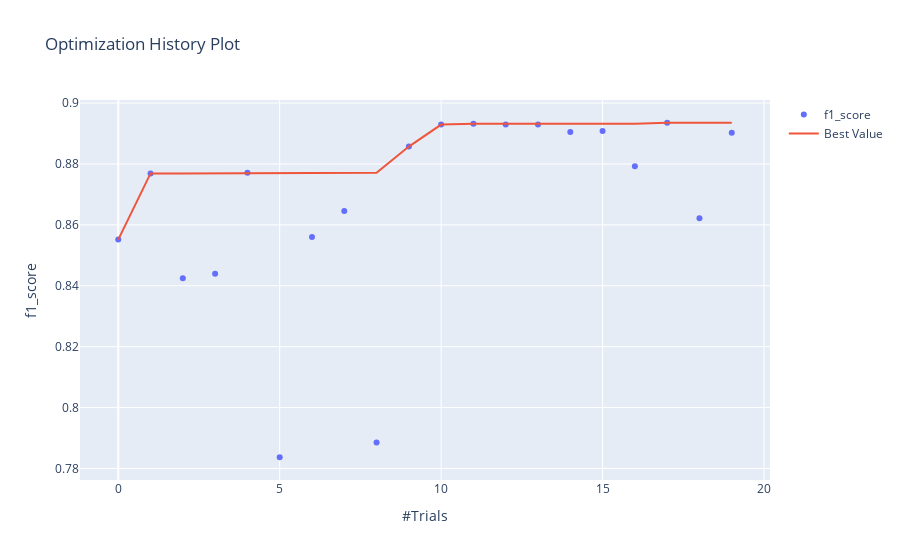

The cell this chart's notebook holds for it:
### Markdown cell above
График истории оптимизации - отображает количество испытаний на оси Х и метрику на оси Y.

### Code cell
optuna.visualization.plot_optimization_history(study, target_name="f1_score")

### Figure 1 — Plotly figure (JSON) as saved in the notebook; plotly's stock layout.template omitted (floating-point values rounded to 4 significant figures)
{"data": [{"mode": "markers", "name": "f1_score", "type": "scatter", "x": [0, 1, 2, 3, 4, 5, 6, 7, 8, 9, 10, 11, 12, 13, 14, 15, 16, 17, 18, 19], "y": [0.8552, 0.8769, 0.8425, 0.8439, 0.8771, 0.7837, 0.856, 0.8645, 0.7886, 0.8857, 0.8929, 0.8932, 0.8929, 0.8929, 0.8905, 0.8908, 0.8792, 0.8935, 0.8621, 0.8902]}, {"name": "Best Value", "type": "scatter", "x": [0, 1, 2, 3, 4, 5, 6, 7, 8, 9, 10, 11, 12, 13, 14, 15, 16, 17, 18, 19], "y": [0.8552, 0.8769, 0.8769, 0.8769, 0.8771, 0.8771, 0.8771, 0.8771, 0.8771, 0.8857, 0.8929, 0.8932, 0.8932, 0.8932, 0.8932, 0.8932, 0.8932, 0.8935, 0.8935, 0.8935]}], "layout": {"title": {"text": "Optimization History Plot"}, "xaxis": {"title": {"text": "#Trials"}}, "yaxis": {"title": {"text": "f1_score"}}}}
